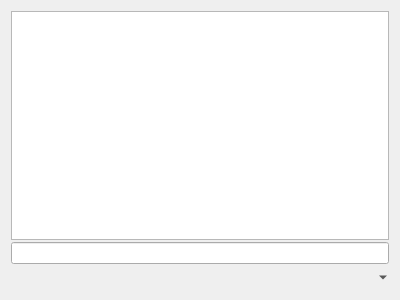
<?xml version="1.0" encoding="UTF-8"?>
<ui version="4.0">
 <author>
    SPDX-FileCopyrightText: none
    SPDX-License-Identifier: GPL-3.0-or-later
  </author>
 <class>WdgCompositionDocker</class>
 <widget class="QWidget" name="WdgCompositionDocker">
  <property name="geometry">
   <rect>
    <x>0</x>
    <y>0</y>
    <width>400</width>
    <height>300</height>
   </rect>
  </property>
  <layout class="QGridLayout" name="gridLayout">
   <property name="spacing">
    <number>2</number>
   </property>
   <item row="0" column="0" colspan="6">
    <widget class="QTreeView" name="compositionView">
     <property name="toolTip">
      <string>Checked compositions will be exported, unchecked won't.</string>
     </property>
    </widget>
   </item>
   <item row="1" column="0" colspan="6">
    <widget class="QLineEdit" name="saveNameEdit"/>
   </item>
   <item row="2" column="5">
    <widget class="QToolButton" name="exportCompositions">
     <property name="toolTip">
      <string>Export checked compositions.</string>
     </property>
     <property name="text">
      <string/>
     </property>
     <property name="popupMode">
      <enum>QToolButton::MenuButtonPopup</enum>
     </property>
     <property name="autoRaise">
      <bool>true</bool>
     </property>
    </widget>
   </item>
   <item row="2" column="0">
    <widget class="QToolButton" name="saveButton">
     <property name="text">
      <string/>
     </property>
     <property name="autoRaise">
      <bool>true</bool>
     </property>
    </widget>
   </item>
   <item row="2" column="2">
    <widget class="QToolButton" name="moveUpButton">
     <property name="text">
      <string/>
     </property>
     <property name="autoRaise">
      <bool>true</bool>
     </property>
    </widget>
   </item>
   <item row="2" column="3">
    <widget class="QToolButton" name="moveDownButton">
     <property name="text">
      <string/>
     </property>
     <property name="autoRaise">
      <bool>true</bool>
     </property>
    </widget>
   </item>
   <item row="2" column="4">
    <widget class="QToolButton" name="deleteButton">
     <property name="text">
      <string/>
     </property>
     <property name="autoRaise">
      <bool>true</bool>
     </property>
    </widget>
   </item>
  </layout>
 </widget>
 <resources/>
 <connections/>
</ui>
